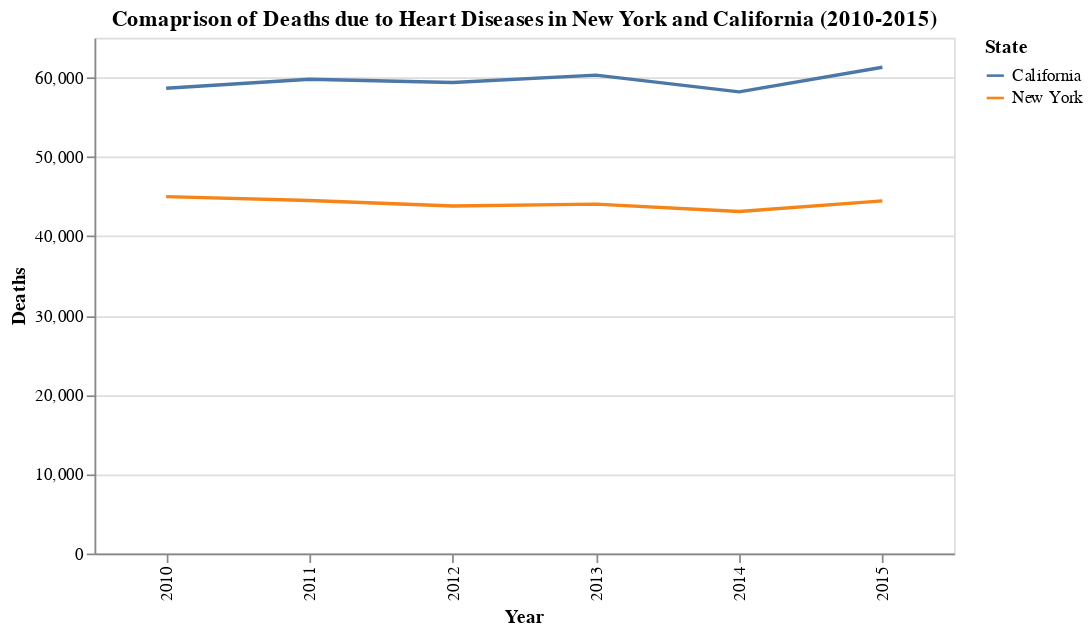

The code cell stored with this chart in its notebook:
### Code cell
# filter the data to include only heart disease deaths in New York and California from 2010 to 2015
heart_disease_data = us_leading_cause_of_death_2[(us_leading_cause_of_death_2['State'].isin(['New York', 'California'])) & 
                                     (us_leading_cause_of_death_2['Year'].between(2010, 2015)) &
                                     (us_leading_cause_of_death_2['Cause Name'] == 'Heart disease')]

# create a line chart using Altair
cont_line_chart_1 = alt.Chart(heart_disease_data).mark_line().encode(
    x='Year:O', # O is for ordinal (categorical with order)
    y='Deaths:Q', # Q is for quantitative
    color='State:N' # N is for nominal (categorical without order)
).properties(
    title='Comaprison of Deaths due to Heart Diseases in New York and California (2010-2015)',
    width=500
)

# display the line chart
cont_line_chart_1

### Figure 1 — Vega-Lite specification as saved in the notebook (floating-point values rounded to 4 significant figures)
{"config": {"view": {"continuousWidth": 400, "continuousHeight": 300}}, "data": {"name": "data-7cc5f55dbdbac00b343abfd9600ace8a"}, "mark": "line", "encoding": {"color": {"field": "State", "type": "nominal"}, "x": {"field": "Year", "type": "ordinal"}, "y": {"field": "Deaths", "type": "quantitative"}}, "title": "Comaprison of Deaths due to Heart Diseases in New York and California (2010-2015)", "width": 500, "$schema": "https://vega.github.io/schema/vega-lite/v4.17.0.json", "datasets": {"data-7cc5f55dbdbac00b343abfd9600ace8a": [{"Year": 2015, "113 Cause Name": "Diseases of heart (I00-I09,I11,I13,I20-I51)", "Cause Name": "Heart disease", "State": "California", "Deaths": 61289, "Age-adjusted Death Rate": 145.6}, {"Year": 2015, "113 Cause Name": "Diseases of heart (I00-I09,I11,I13,I20-I51)", "Cause Name": "Heart disease", "State": "New York", "Deaths": 44450, "Age-adjusted Death Rate": 181.6}, {"Year": 2014, "113 Cause Name": "Diseases of heart (I00-I09,I11,I13,I20-I51)", "Cause Name": "Heart disease", "State": "California", "Deaths": 58189, "Age-adjusted Death Rate": 142.2}, {"Year": 2014, "113 Cause Name": "Diseases of heart (I00-I09,I11,I13,I20-I51)", "Cause Name": "Heart disease", "State": "New York", "Deaths": 43116, "Age-adjusted Death Rate": 178.3}, {"Year": 2013, "113 Cause Name": "Diseases of heart (I00-I09,I11,I13,I20-I51)", "Cause Name": "Heart disease", "State": "California", "Deaths": 60299, "Age-adjusted Death Rate": 151.8}, {"Year": 2013, "113 Cause Name": "Diseases of heart (I00-I09,I11,I13,I20-I51)", "Cause Name": "Heart disease", "State": "New York", "Deaths": 44039, "Age-adjusted Death Rate": 184.8}, {"Year": 2012, "113 Cause Name": "Diseases of heart (I00-I09,I11,I13,I20-I51)", "Cause Name": "Heart disease", "State": "California", "Deaths": 59371, "Age-adjusted Death Rate": 153.3}, {"Year": 2012, "113 Cause Name": "Diseases of heart (I00-I09,I11,I13,I20-I51)", "Cause Name": "Heart disease", "State": "New York", "Deaths": 43795, "Age-adjusted Death Rate": 186.5}, {"Year": 2011, "113 Cause Name": "Diseases of heart (I00-I09,I11,I13,I20-I51)", "Cause Name": "Heart disease", "State": "California", "Deaths": 59772, "Age-adjusted Death Rate": 159.0}, {"Year": 2011, "113 Cause Name": "Diseases of heart (I00-I09,I11,I13,I20-I51)", "Cause Name": "Heart disease", "State": "New York", "Deaths": 44501, "Age-adjusted Death Rate": 193.8}, {"Year": 2010, "113 Cause Name": "Diseases of heart (I00-I09,I11,I13,I20-I51)", "Cause Name": "Heart disease", "State": "California", "Deaths": 58641, "Age-adjusted Death Rate": 161.9}, {"Year": 2010, "113 Cause Name": "Diseases of heart (I00-I09,I11,I13,I20-I51)", "Cause Name": "Heart disease", "State": "New York", "Deaths": 44981, "Age-adjusted Death Rate": 200.0}]}}
